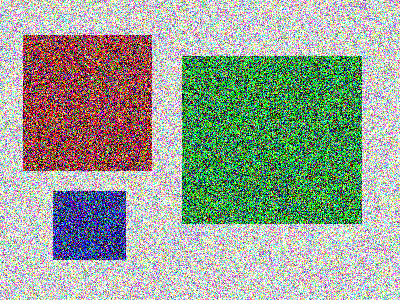
#> input picture Images/pic2.png, 400 x 300 px, found by its file name
$ python '形态学变换.py'
#> lines starting #> are read from the running program, lines starting #| are printed output that depends on the picture; after the words box and inside, x2 and y2 are one past the last pixel; in counts of white or black regions, pixels touching at a corner belong together
# -*- coding: utf-8 -*-
'''
======================Welcome to Python====================
/-********Have a good time.********-/

FILE NAME:
AUTHOR: Eden·Gabriel
DATE: Dec-21-Thu/2018  12:26:25
VERSION: V-1.0
DESCRIPTION:
形态学变换
'''

import numpy as np
import cv2


img = cv2.imread('E:\\A_BOOM_LEARNING_EDEN_GABRIEL\\2018.12.19start_opencv+python\\Images\\pic2.png')
#> img is the input picture: shape (300, 400, 3); mean B, G, R 150, 164.4, 153.8
img_gray = cv2.cvtColor(img,cv2.COLOR_BGR2GRAY)
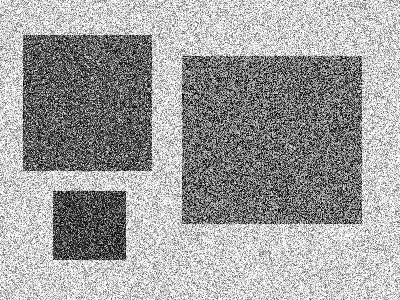
#> img_gray: shape (300, 400); min 0, max 255, mean 159.6
img_gau = cv2.GaussianBlur(img_gray,(5,5),0)
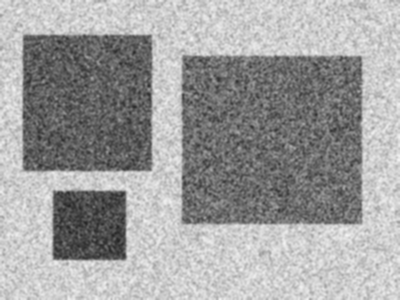
#> img_gau: shape (300, 400); min 36, max 243, mean 159.6
ret,thre = cv2.threshold(img_gau,150,255,cv2.THRESH_BINARY_INV)
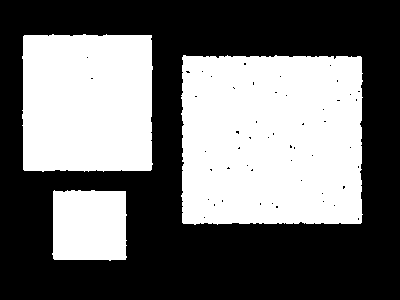
#> thre: shape (300, 400); 43.8% white; 3 white regions, box (x1, y1, x2, y2) and area: (181, 55, 363, 225) 29975, (22, 34, 153, 172) 17538, (52, 190, 127, 261) 5057

kernel = cv2.getStructuringElement(cv2.MORPH_ELLIPSE,(5,5))
#kernel = np.ones((5,5),np.uint8)

res = cv2.erode(thre,kernel,iterations = 1)
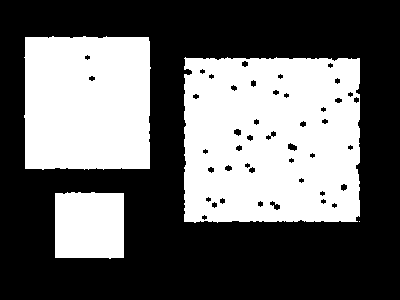
#> res: shape (300, 400); 40.4% white; 4 white regions (1 under 20 px), largest, box (x1, y1, x2, y2) and area: (184, 57, 360, 223) 27576, (24, 36, 151, 170) 16443, (55, 192, 124, 259) 4497
opening = cv2.morphologyEx(thre,cv2.MORPH_OPEN,kernel)
#> opening: shape (300, 400); 43.7% white; 3 white regions, box (x1, y1, x2, y2) and area: (182, 55, 362, 225) 29919, (22, 34, 153, 172) 17526, (53, 190, 126, 261) 5041
closing = cv2.morphologyEx(thre,cv2.MORPH_CLOSE,kernel)
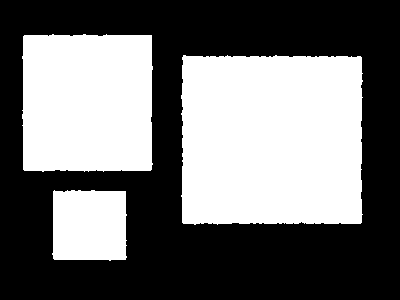
#> closing: shape (300, 400); 43.9% white; 3 white regions, box (x1, y1, x2, y2) and area: (181, 55, 363, 225) 30107, (22, 34, 153, 172) 17545, (52, 190, 127, 261) 5057
opening_inv = cv2.bitwise_not(opening)
gradient = cv2.morphologyEx(closing,cv2.MORPH_GRADIENT,kernel)
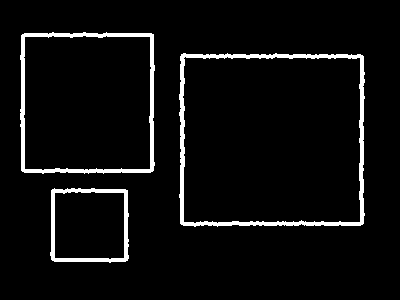
#> gradient: shape (300, 400); 5.1% white; 3 white regions, box (x1, y1, x2, y2) and area: (179, 53, 365, 227) 2852, (20, 32, 155, 174) 2132, (50, 188, 129, 263) 1146

tophat = cv2.morphologyEx(closing,cv2.MORPH_TOPHAT,kernel)
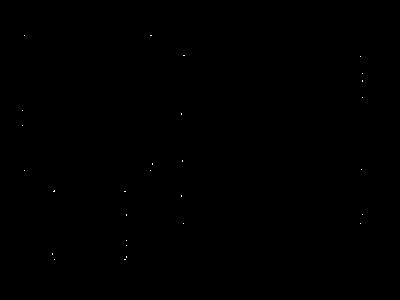
#> tophat: shape (300, 400); 0.03% white in thin lines or dots, all inside (x1, y1, x2, y2) = (22, 35, 363, 260)
blackhat = cv2.morphologyEx(closing,cv2.MORPH_BLACKHAT,kernel)
#> blackhat: shape (300, 400); every value is 0

cv2.imshow('tophat',tophat)
cv2.imshow('blackhat',blackhat)
cv2.imshow('gradient',gradient)
cv2.imshow('closing',closing)
cv2.imshow('opening_inv',opening_inv)
cv2.imshow('opening',opening)
#res1 = cv2.dilate(thre,kernel,iterations = 1)
cv2.imshow('res',res)
#cv2.imshow('res1',res1)
cv2.imshow('thre',thre)

k = cv2.waitKey(0)&0xFF
#> (key Esc is pressed here)
if k == 27:
    cv2.destroyAllWindows()
